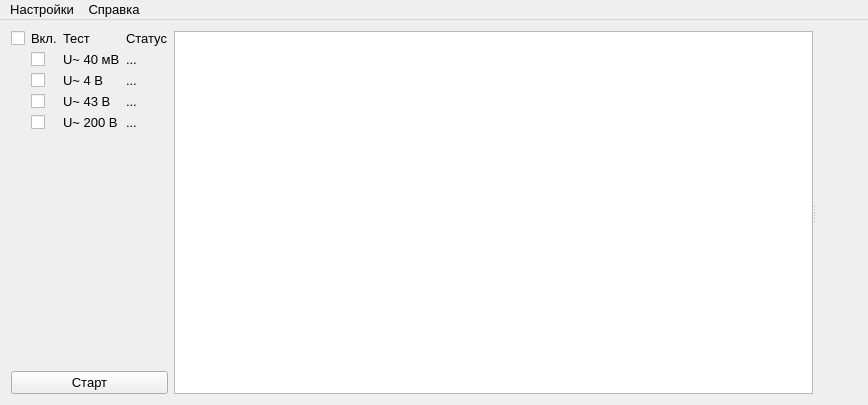
<?xml version="1.0" encoding="UTF-8"?>
<ui version="4.0">
 <class>MainWindow</class>
 <widget class="QMainWindow" name="MainWindow">
  <property name="geometry">
   <rect>
    <x>0</x>
    <y>0</y>
    <width>868</width>
    <height>405</height>
   </rect>
  </property>
  <property name="font">
   <font>
    <pointsize>10</pointsize>
   </font>
  </property>
  <property name="windowTitle">
   <string>MainWindow</string>
  </property>
  <property name="animated">
   <bool>true</bool>
  </property>
  <widget class="QWidget" name="centralWidget">
   <layout class="QHBoxLayout" name="horizontalLayout_2">
    <item>
     <layout class="QVBoxLayout" name="verticalLayout_2">
      <item>
       <layout class="QGridLayout" name="gridLayout">
        <item row="3" column="2">
         <widget class="QLabel" name="label_7">
          <property name="text">
           <string>...</string>
          </property>
         </widget>
        </item>
        <item row="0" column="0">
         <layout class="QHBoxLayout" name="horizontalLayout_4">
          <item>
           <widget class="QCheckBox" name="enable_all_checkbox">
            <property name="text">
             <string/>
            </property>
           </widget>
          </item>
          <item>
           <widget class="QLabel" name="label_3">
            <property name="text">
             <string>Вкл.</string>
            </property>
           </widget>
          </item>
         </layout>
        </item>
        <item row="2" column="0">
         <widget class="QCheckBox" name="checkBox_2">
          <property name="styleSheet">
           <string notr="true">margin-left: 20

</string>
          </property>
          <property name="text">
           <string/>
          </property>
         </widget>
        </item>
        <item row="2" column="1">
         <widget class="QLabel" name="label_9">
          <property name="text">
           <string>U~ 4 В</string>
          </property>
         </widget>
        </item>
        <item row="1" column="2">
         <widget class="QLabel" name="label_2">
          <property name="text">
           <string>...</string>
          </property>
         </widget>
        </item>
        <item row="4" column="0">
         <widget class="QCheckBox" name="checkBox_4">
          <property name="styleSheet">
           <string notr="true">margin-left: 20

</string>
          </property>
          <property name="text">
           <string/>
          </property>
         </widget>
        </item>
        <item row="2" column="2">
         <widget class="QLabel" name="label_6">
          <property name="text">
           <string>...</string>
          </property>
         </widget>
        </item>
        <item row="3" column="0">
         <widget class="QCheckBox" name="checkBox_3">
          <property name="styleSheet">
           <string notr="true">margin-left: 20

</string>
          </property>
          <property name="text">
           <string/>
          </property>
         </widget>
        </item>
        <item row="0" column="2">
         <widget class="QLabel" name="label_5">
          <property name="text">
           <string>Статус</string>
          </property>
         </widget>
        </item>
        <item row="1" column="1">
         <widget class="QLabel" name="label">
          <property name="text">
           <string>U~ 40 мВ</string>
          </property>
         </widget>
        </item>
        <item row="4" column="2">
         <widget class="QLabel" name="label_8">
          <property name="text">
           <string>...</string>
          </property>
         </widget>
        </item>
        <item row="4" column="1">
         <widget class="QLabel" name="label_11">
          <property name="text">
           <string>U~ 200 В</string>
          </property>
         </widget>
        </item>
        <item row="0" column="1">
         <widget class="QLabel" name="label_4">
          <property name="text">
           <string>Тест</string>
          </property>
         </widget>
        </item>
        <item row="3" column="1">
         <widget class="QLabel" name="label_10">
          <property name="text">
           <string>U~ 43 В</string>
          </property>
         </widget>
        </item>
        <item row="1" column="0">
         <widget class="QCheckBox" name="checkBox">
          <property name="styleSheet">
           <string notr="true">margin-left: 20

</string>
          </property>
          <property name="text">
           <string/>
          </property>
         </widget>
        </item>
       </layout>
      </item>
      <item>
       <spacer name="verticalSpacer_2">
        <property name="orientation">
         <enum>Qt::Vertical</enum>
        </property>
        <property name="sizeHint" stdset="0">
         <size>
          <width>20</width>
          <height>40</height>
         </size>
        </property>
       </spacer>
      </item>
      <item>
       <widget class="QPushButton" name="autocheck_start_button">
        <property name="text">
         <string>Старт</string>
        </property>
       </widget>
      </item>
     </layout>
    </item>
    <item>
     <widget class="QSplitter" name="splitter">
      <property name="orientation">
       <enum>Qt::Horizontal</enum>
      </property>
      <property name="opaqueResize">
       <bool>true</bool>
      </property>
      <property name="handleWidth">
       <number>2</number>
      </property>
      <property name="childrenCollapsible">
       <bool>true</bool>
      </property>
      <widget class="QTextBrowser" name="textBrowser">
       <property name="sizePolicy">
        <sizepolicy hsizetype="Expanding" vsizetype="Expanding">
         <horstretch>1</horstretch>
         <verstretch>0</verstretch>
        </sizepolicy>
       </property>
      </widget>
      <widget class="QWidget" name="verticalLayoutWidget">
       <layout class="QVBoxLayout" name="verticalLayout">
        <item>
         <layout class="QVBoxLayout" name="source_mode_layout"/>
        </item>
        <item>
         <spacer name="verticalSpacer">
          <property name="orientation">
           <enum>Qt::Vertical</enum>
          </property>
          <property name="sizeHint" stdset="0">
           <size>
            <width>20</width>
            <height>40</height>
           </size>
          </property>
         </spacer>
        </item>
       </layout>
      </widget>
     </widget>
    </item>
   </layout>
  </widget>
  <widget class="QMenuBar" name="menuBar">
   <property name="geometry">
    <rect>
     <x>0</x>
     <y>0</y>
     <width>868</width>
     <height>21</height>
    </rect>
   </property>
   <widget class="QMenu" name="settings_menu">
    <property name="title">
     <string>Настройки</string>
    </property>
    <addaction name="enter_settings_action"/>
   </widget>
   <widget class="QMenu" name="menu">
    <property name="title">
     <string>Справка</string>
    </property>
    <addaction name="action"/>
   </widget>
   <addaction name="settings_menu"/>
   <addaction name="menu"/>
  </widget>
  <action name="change_fixed_range_action">
   <property name="text">
    <string>Изменить фиксированный шаг</string>
   </property>
  </action>
  <action name="enter_settings_action">
   <property name="text">
    <string>Настройки...</string>
   </property>
  </action>
  <action name="action">
   <property name="text">
    <string>О программе</string>
   </property>
  </action>
 </widget>
 <layoutdefault spacing="6" margin="11"/>
 <resources>
  <include location="../resources/icons.qrc"/>
 </resources>
 <connections/>
</ui>
